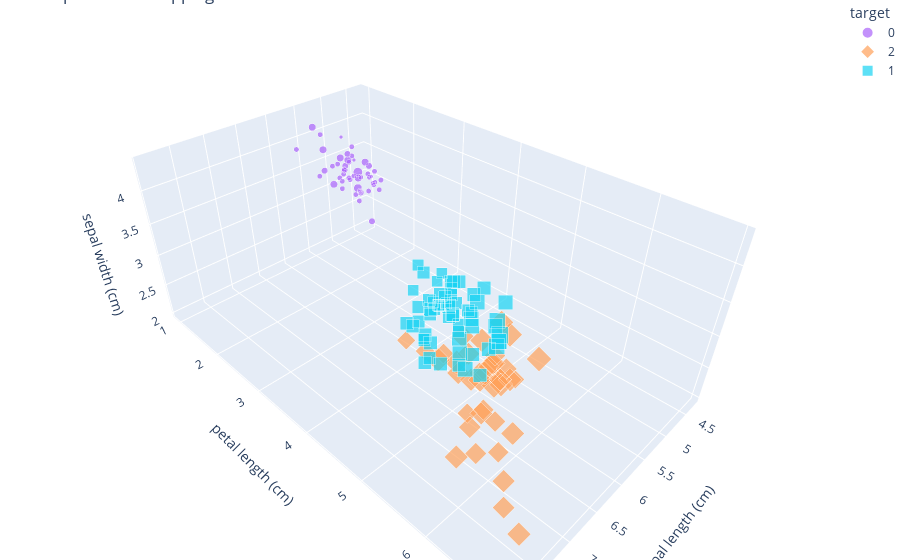

The code cell stored with this chart in its notebook:
### Markdown cell above
###    3.4 Visualization

### Code cell
plot_iris_4D(df, km.labels)

### Figure 1 — Plotly figure (JSON) as saved in the notebook; plotly's stock layout.template omitted (floating-point values rounded to 4 significant figures)
{"data": [{"hovertemplate": "target=0<br>sepal length (cm)=%{x}<br>petal length (cm)=%{y}<br>sepal width (cm)=%{z}<br>petal width (cm)=%{marker.size}<extra></extra>", "legendgroup": "0", "marker": {"color": "#ab63fa", "opacity": 0.7, "size": [0.2, 0.2, 0.2, 0.2, 0.2, 0.4, 0.3, 0.2, 0.2, 0.1, 0.2, 0.2, 0.1, 0.1, 0.2, 0.4, 0.4, 0.3, 0.3, 0.3, 0.2, 0.4, 0.2, 0.5, 0.2, 0.2, 0.4, 0.2, 0.2, 0.2, 0.2, 0.4, 0.1, 0.2, 0.2, 0.2, 0.2, 0.1, 0.2, 0.2, 0.3, 0.3, 0.2, 0.6, 0.4, 0.3, 0.2, 0.2, 0.2, 0.2], "sizemode": "area", "sizeref": 0.007716, "symbol": "circle"}, "mode": "markers", "name": "0", "scene": "scene", "showlegend": true, "type": "scatter3d", "x": [5.1, 4.9, 4.7, 4.6, 5, 5.4, 4.6, 5, 4.4, 4.9, 5.4, 4.8, 4.8, 4.3, 5.8, 5.7, 5.4, 5.1, 5.7, 5.1, 5.4, 5.1, 4.6, 5.1, 4.8, 5, 5, 5.2, 5.2, 4.7, 4.8, 5.4, 5.2, 5.5, 4.9, 5, 5.5, 4.9, 4.4, 5.1, 5, 4.5, 4.4, 5, 5.1, 4.8, 5.1, 4.6, 5.3, 5], "y": [1.4, 1.4, 1.3, 1.5, 1.4, 1.7, 1.4, 1.5, 1.4, 1.5, 1.5, 1.6, 1.4, 1.1, 1.2, 1.5, 1.3, 1.4, 1.7, 1.5, 1.7, 1.5, 1, 1.7, 1.9, 1.6, 1.6, 1.5, 1.4, 1.6, 1.6, 1.5, 1.5, 1.4, 1.5, 1.2, 1.3, 1.4, 1.3, 1.5, 1.3, 1.3, 1.3, 1.6, 1.9, 1.4, 1.6, 1.4, 1.5, 1.4], "z": [3.5, 3, 3.2, 3.1, 3.6, 3.9, 3.4, 3.4, 2.9, 3.1, 3.7, 3.4, 3, 3, 4, 4.4, 3.9, 3.5, 3.8, 3.8, 3.4, 3.7, 3.6, 3.3, 3.4, 3, 3.4, 3.5, 3.4, 3.2, 3.1, 3.4, 4.1, 4.2, 3.1, 3.2, 3.5, 3.6, 3, 3.4, 3.5, 2.3, 3.2, 3.5, 3.8, 3, 3.8, 3.2, 3.7, 3.3]}, {"hovertemplate": "target=2<br>sepal length (cm)=%{x}<br>petal length (cm)=%{y}<br>sepal width (cm)=%{z}<br>petal width (cm)=%{marker.size}<extra></extra>", "legendgroup": "2", "marker": {"color": "#FFA15A", "opacity": 0.7, "size": [1.4, 1.5, 1.7, 2.5, 2.1, 1.8, 2.2, 2.1, 1.8, 1.8, 2.5, 2, 1.9, 2.1, 2.3, 1.8, 2.2, 2.3, 2.3, 2, 2.1, 1.8, 2.1, 1.6, 1.9, 2, 2.2, 1.4, 2.3, 2.4, 1.8, 2.1, 2.4, 2.3, 2.3, 2.5, 2.3, 2, 2.3], "sizemode": "area", "sizeref": 0.007716, "symbol": "diamond"}, "mode": "markers", "name": "2", "scene": "scene", "showlegend": true, "type": "scatter3d", "x": [7, 6.9, 6.7, 6.3, 7.1, 6.3, 6.5, 7.6, 7.3, 6.7, 7.2, 6.5, 6.4, 6.8, 6.4, 6.5, 7.7, 7.7, 6.9, 7.7, 6.7, 7.2, 6.4, 7.2, 7.4, 7.9, 6.4, 6.1, 7.7, 6.3, 6.4, 6.9, 6.7, 6.9, 6.8, 6.7, 6.7, 6.5, 6.2], "y": [4.7, 4.9, 5, 6, 5.9, 5.6, 5.8, 6.6, 6.3, 5.8, 6.1, 5.1, 5.3, 5.5, 5.3, 5.5, 6.7, 6.9, 5.7, 6.7, 5.7, 6, 5.6, 5.8, 6.1, 6.4, 5.6, 5.6, 6.1, 5.6, 5.5, 5.4, 5.6, 5.1, 5.9, 5.7, 5.2, 5.2, 5.4], "z": [3.2, 3.1, 3, 3.3, 3, 2.9, 3, 3, 2.9, 2.5, 3.6, 3.2, 2.7, 3, 3.2, 3, 3.8, 2.6, 3.2, 2.8, 3.3, 3.2, 2.8, 3, 2.8, 3.8, 2.8, 2.6, 3, 3.4, 3.1, 3.1, 3.1, 3.1, 3.2, 3.3, 3, 3, 3.4]}, {"hovertemplate": "target=1<br>sepal length (cm)=%{x}<br>petal length (cm)=%{y}<br>sepal width (cm)=%{z}<br>petal width (cm)=%{marker.size}<extra></extra>", "legendgroup": "1", "marker": {"color": "#19d3f3", "opacity": 0.7, "size": [1.5, 1.3, 1.5, 1.3, 1.6, 1, 1.3, 1.4, 1, 1.5, 1, 1.4, 1.3, 1.4, 1.5, 1, 1.5, 1.1, 1.8, 1.3, 1.5, 1.2, 1.3, 1.4, 1.4, 1.5, 1, 1.1, 1, 1.2, 1.6, 1.5, 1.6, 1.5, 1.3, 1.3, 1.3, 1.2, 1.4, 1.2, 1, 1.3, 1.2, 1.3, 1.3, 1.1, 1.3, 1.9, 1.7, 2, 2.4, 1.5, 2, 1.8, 1.8, 1.8, 1.5, 1.8, 1.9, 1.9, 1.8], "sizemode": "area", "sizeref": 0.007716, "symbol": "square"}, "mode": "markers", "name": "1", "scene": "scene", "showlegend": true, "type": "scatter3d", "x": [6.4, 5.5, 6.5, 5.7, 6.3, 4.9, 6.6, 5.2, 5, 5.9, 6, 6.1, 5.6, 6.7, 5.6, 5.8, 6.2, 5.6, 5.9, 6.1, 6.3, 6.1, 6.4, 6.6, 6.8, 6, 5.7, 5.5, 5.5, 5.8, 6, 5.4, 6, 6.7, 6.3, 5.6, 5.5, 5.5, 6.1, 5.8, 5, 5.6, 5.7, 5.7, 6.2, 5.1, 5.7, 5.8, 4.9, 5.7, 5.8, 6, 5.6, 6.3, 6.2, 6.1, 6.3, 6, 5.8, 6.3, 5.9], "y": [4.5, 4, 4.6, 4.5, 4.7, 3.3, 4.6, 3.9, 3.5, 4.2, 4, 4.7, 3.6, 4.4, 4.5, 4.1, 4.5, 3.9, 4.8, 4, 4.9, 4.7, 4.3, 4.4, 4.8, 4.5, 3.5, 3.8, 3.7, 3.9, 5.1, 4.5, 4.5, 4.7, 4.4, 4.1, 4, 4.4, 4.6, 4, 3.3, 4.2, 4.2, 4.2, 4.3, 3, 4.1, 5.1, 4.5, 5, 5.1, 5, 4.9, 4.9, 4.8, 4.9, 5.1, 4.8, 5.1, 5, 5.1], "z": [3.2, 2.3, 2.8, 2.8, 3.3, 2.4, 2.9, 2.7, 2, 3, 2.2, 2.9, 2.9, 3.1, 3, 2.7, 2.2, 2.5, 3.2, 2.8, 2.5, 2.8, 2.9, 3, 2.8, 2.9, 2.6, 2.4, 2.4, 2.7, 2.7, 3, 3.4, 3.1, 2.3, 3, 2.5, 2.6, 3, 2.6, 2.3, 2.7, 3, 2.9, 2.9, 2.5, 2.8, 2.7, 2.5, 2.5, 2.8, 2.2, 2.8, 2.7, 2.8, 3, 2.8, 3, 2.7, 2.5, 3]}], "layout": {"legend": {"itemsizing": "constant", "title": {"text": "target"}, "tracegroupgap": 0}, "margin": {"b": 0, "l": 0, "r": 0, "t": 0}, "scene": {"domain": {"x": [0, 1], "y": [0, 1]}, "xaxis": {"title": {"text": "sepal length (cm)"}}, "yaxis": {"title": {"text": "petal length (cm)"}}, "zaxis": {"title": {"text": "sepal width (cm)"}}}, "showlegend": true, "title": {"text": "Explicit color mapping"}}}
